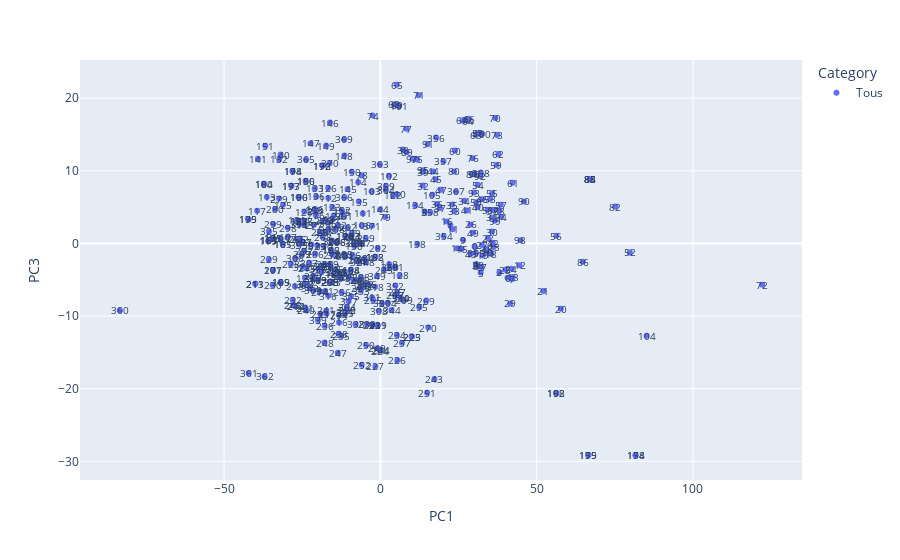

The notebook cell this image was saved under:
### Code cell
plot_pca_score(score,labels=labels,x=0,y=2)

### Figure 1 — Plotly figure (JSON) as saved in the notebook; plotly's stock layout.template omitted (floating-point values rounded to 4 significant figures; data arrays with more than 128 entries replaced by an {"elided": "..."} marker saying what was removed)
{"data": [{"hovertemplate": "Category=Tous<br>PC1=%{x}<br>PC3=%{y}<extra></extra>", "legendgroup": "Tous", "marker": {"color": "#636efa", "symbol": "circle"}, "mode": "markers", "name": "Tous", "orientation": "v", "showlegend": true, "type": "scatter", "x": {"elided": "372 float values"}, "xaxis": "x", "y": {"elided": "372 float values"}, "yaxis": "y"}], "layout": {"annotations": [{"font": {"size": 10}, "showarrow": false, "text": "0", "x": 30.15, "y": -0.4052}, {"font": {"size": 10}, "showarrow": false, "text": "1", "x": 22.43, "y": 2.456}, {"font": {"size": 10}, "showarrow": false, "text": "2", "x": 38.09, "y": -3.993}, {"font": {"size": 10}, "showarrow": false, "text": "3", "x": 30.72, "y": -3.057}, {"font": {"size": 10}, "showarrow": false, "text": "4", "x": 30.57, "y": -2.871}, {"font": {"size": 10}, "showarrow": false, "text": "5", "x": 32.09, "y": -4.002}, {"font": {"size": 10}, "showarrow": false, "text": "6", "x": 40.68, "y": -4.707}, {"font": {"size": 10}, "showarrow": false, "text": "7", "x": 42.22, "y": -4.896}, {"font": {"size": 10}, "showarrow": false, "text": "8", "x": 14.17, "y": 4.392}, {"font": {"size": 10}, "showarrow": false, "text": "9", "x": 26.47, "y": 0.4668}, {"font": {"size": 10}, "showarrow": false, "text": "10", "x": 34.0, "y": -1.173}, {"font": {"size": 10}, "showarrow": false, "text": "11", "x": 23.12, "y": 1.971}, {"font": {"size": 10}, "showarrow": false, "text": "12", "x": 44.52, "y": -3.004}, {"font": {"size": 10}, "showarrow": false, "text": "13", "x": 42.36, "y": -4.626}, {"font": {"size": 10}, "showarrow": false, "text": "14", "x": 24.55, "y": -0.6569}, {"font": {"size": 10}, "showarrow": false, "text": "15", "x": 26.05, "y": -0.7733}, {"font": {"size": 10}, "showarrow": false, "text": "16", "x": 21.2, "y": 3.037}, {"font": {"size": 10}, "showarrow": false, "text": "17", "x": 32.33, "y": -3.25}, {"font": {"size": 10}, "showarrow": false, "text": "18", "x": 35.48, "y": -1.435}, {"font": {"size": 10}, "showarrow": false, "text": "19", "x": 32.77, "y": -1.651}, {"font": {"size": 10}, "showarrow": false, "text": "20", "x": 57.74, "y": -8.994}, {"font": {"size": 10}, "showarrow": false, "text": "21", "x": 52.15, "y": -6.546}, {"font": {"size": 10}, "showarrow": false, "text": "22", "x": 34.41, "y": 0.7304}, {"font": {"size": 10}, "showarrow": false, "text": "23", "x": 36.27, "y": -0.4777}, {"font": {"size": 10}, "showarrow": false, "text": "24", "x": 41.95, "y": -3.486}, {"font": {"size": 10}, "showarrow": false, "text": "25", "x": 40.01, "y": -3.609}, {"font": {"size": 10}, "showarrow": false, "text": "26", "x": 28.85, "y": 2.62}, {"font": {"size": 10}, "showarrow": false, "text": "27", "x": 32.5, "y": -0.201}, {"font": {"size": 10}, "showarrow": false, "text": "28", "x": 31.24, "y": -3.018}, {"font": {"size": 10}, "showarrow": false, "text": "29", "x": 41.56, "y": -8.262}, {"font": {"size": 10}, "showarrow": false, "text": "30", "x": 35.73, "y": 1.64}, {"font": {"size": 10}, "showarrow": false, "text": "31", "x": 35.74, "y": 3.589}, {"font": {"size": 10}, "showarrow": false, "text": "32", "x": 13.55, "y": 7.976}, {"font": {"size": 10}, "showarrow": false, "text": "33", "x": 23.67, "y": 4.451}, {"font": {"size": 10}, "showarrow": false, "text": "34", "x": 26.88, "y": 5.867}, {"font": {"size": 10}, "showarrow": false, "text": "35", "x": 23.01, "y": 5.355}, {"font": {"size": 10}, "showarrow": false, "text": "36", "x": 18.17, "y": 5.427}, {"font": {"size": 10}, "showarrow": false, "text": "37", "x": 19.06, "y": 4.868}, {"font": {"size": 10}, "showarrow": false, "text": "38", "x": 7.236, "y": 12.93}, {"font": {"size": 10}, "showarrow": false, "text": "39", "x": 13.64, "y": 9.849}, {"font": {"size": 10}, "showarrow": false, "text": "40", "x": 31.14, "y": 5.028}, {"font": {"size": 10}, "showarrow": false, "text": "41", "x": 27.65, "y": 4.55}, {"font": {"size": 10}, "showarrow": false, "text": "42", "x": 35.96, "y": 0.08322}, {"font": {"size": 10}, "showarrow": false, "text": "43", "x": 28.85, "y": -1.427}, {"font": {"size": 10}, "showarrow": false, "text": "44", "x": 16.89, "y": 9.91}, {"font": {"size": 10}, "showarrow": false, "text": "45", "x": 17.72, "y": 8.832}, {"font": {"size": 10}, "showarrow": false, "text": "46", "x": 32.56, "y": 6.091}, {"font": {"size": 10}, "showarrow": false, "text": "47", "x": 19.43, "y": 7.385}, {"font": {"size": 10}, "showarrow": false, "text": "48", "x": 33.96, "y": -0.7526}, {"font": {"size": 10}, "showarrow": false, "text": "49", "x": 29.64, "y": 1.464}, {"font": {"size": 10}, "showarrow": false, "text": "50", "x": 30.69, "y": 5.673}, {"font": {"size": 10}, "showarrow": false, "text": "51", "x": 34.28, "y": 4.632}, {"font": {"size": 10}, "showarrow": false, "text": "52", "x": 79.78, "y": -1.243}, {"font": {"size": 10}, "showarrow": false, "text": "53", "x": 35.11, "y": 6.126}, {"font": {"size": 10}, "showarrow": false, "text": "54", "x": 31.11, "y": 8.081}, {"font": {"size": 10}, "showarrow": false, "text": "55", "x": 35.77, "y": 6.909}, {"font": {"size": 10}, "showarrow": false, "text": "56", "x": 56.32, "y": 1.073}, {"font": {"size": 10}, "showarrow": false, "text": "57", "x": 38.51, "y": 5.316}, {"font": {"size": 10}, "showarrow": false, "text": "58", "x": 31.38, "y": 15.23}, {"font": {"size": 10}, "showarrow": false, "text": "59", "x": 37.15, "y": 10.82}, {"font": {"size": 10}, "showarrow": false, "text": "60", "x": 23.86, "y": 12.78}, {"font": {"size": 10}, "showarrow": false, "text": "61", "x": 42.27, "y": 8.371}, {"font": {"size": 10}, "showarrow": false, "text": "62", "x": 37.75, "y": 12.33}, {"font": {"size": 10}, "showarrow": false, "text": "63", "x": 30.64, "y": 14.96}, {"font": {"size": 10}, "showarrow": false, "text": "64", "x": 27.91, "y": 16.93}, {"font": {"size": 10}, "showarrow": false, "text": "65", "x": 5.241, "y": 21.85}, {"font": {"size": 10}, "showarrow": false, "text": "66", "x": 28.23, "y": 17.16}, {"font": {"size": 10}, "showarrow": false, "text": "67", "x": 26.21, "y": 16.94}, {"font": {"size": 10}, "showarrow": false, "text": "68", "x": 4.473, "y": 19.16}, {"font": {"size": 10}, "showarrow": false, "text": "69", "x": 5.207, "y": 19.09}, {"font": {"size": 10}, "showarrow": false, "text": "70", "x": 36.8, "y": 17.29}, {"font": {"size": 10}, "showarrow": false, "text": "71", "x": 12.27, "y": 20.4}, {"font": {"size": 10}, "showarrow": false, "text": "72", "x": 122.1, "y": -5.694}, {"font": {"size": 10}, "showarrow": false, "text": "73", "x": 37.33, "y": 14.94}, {"font": {"size": 10}, "showarrow": false, "text": "74", "x": -2.507, "y": 17.6}, {"font": {"size": 10}, "showarrow": false, "text": "75", "x": 11.79, "y": 11.57}, {"font": {"size": 10}, "showarrow": false, "text": "76", "x": 29.5, "y": 11.75}, {"font": {"size": 10}, "showarrow": false, "text": "77", "x": 8.342, "y": 15.79}, {"font": {"size": 10}, "showarrow": false, "text": "78", "x": -5.94, "y": 9.368}, {"font": {"size": 10}, "showarrow": false, "text": "79", "x": 1.56, "y": 3.635}, {"font": {"size": 10}, "showarrow": false, "text": "80", "x": 23.59, "y": 9.916}, {"font": {"size": 10}, "showarrow": false, "text": "81", "x": 29.32, "y": 9.524}, {"font": {"size": 10}, "showarrow": false, "text": "82", "x": 75.18, "y": 5.076}, {"font": {"size": 10}, "showarrow": false, "text": "83", "x": 66.99, "y": 8.85}, {"font": {"size": 10}, "showarrow": false, "text": "84", "x": 66.99, "y": 8.85}, {"font": {"size": 10}, "showarrow": false, "text": "85", "x": 66.99, "y": 8.85}, {"font": {"size": 10}, "showarrow": false, "text": "86", "x": 64.79, "y": -2.512}, {"font": {"size": 10}, "showarrow": false, "text": "87", "x": 36.05, "y": 4.617}, {"font": {"size": 10}, "showarrow": false, "text": "88", "x": 38.05, "y": 4.5}, {"font": {"size": 10}, "showarrow": false, "text": "89", "x": 8.406, "y": 12.57}, {"font": {"size": 10}, "showarrow": false, "text": "90", "x": 45.94, "y": 5.78}, {"font": {"size": 10}, "showarrow": false, "text": "91", "x": 15.1, "y": 13.64}, {"font": {"size": 10}, "showarrow": false, "text": "92", "x": 32.01, "y": 9.294}, {"font": {"size": 10}, "showarrow": false, "text": "93", "x": 29.97, "y": 7.015}, {"font": {"size": 10}, "showarrow": false, "text": "94", "x": 38.61, "y": 3.668}, {"font": {"size": 10}, "showarrow": false, "text": "95", "x": 13.68, "y": 10.07}, {"font": {"size": 10}, "showarrow": false, "text": "96", "x": 29.9, "y": 9.629}, {"font": {"size": 10}, "showarrow": false, "text": "97", "x": 10.27, "y": 11.66}, {"font": {"size": 10}, "showarrow": false, "text": "98", "x": 44.83, "y": 0.4502}, {"font": {"size": 10}, "showarrow": false, "text": "99", "x": 36.63, "y": 3.125}, {"font": {"size": 10}, "showarrow": false, "text": "100", "x": 32.55, "y": 15.12}, {"font": {"size": 10}, "showarrow": false, "text": "101", "x": 5.947, "y": 18.91}, {"font": {"size": 10}, "showarrow": false, "text": "102", "x": 2.764, "y": 9.328}, {"font": {"size": 10}, "showarrow": false, "text": "103", "x": -2.789, "y": 7.165}, {"font": {"size": 10}, "showarrow": false, "text": "104", "x": 85.17, "y": -12.69}, {"font": {"size": 10}, "showarrow": false, "text": "105", "x": 16.65, "y": 6.704}, {"font": {"size": 10}, "showarrow": false, "text": "106", "x": -5.935, "y": 2.476}, {"font": {"size": 10}, "showarrow": false, "text": "107", "x": -29.54, "y": 0.947}, {"font": {"size": 10}, "showarrow": false, "text": "108", "x": -14.21, "y": 1.994}, {"font": {"size": 10}, "showarrow": false, "text": "109", "x": -31.92, "y": 0.6361}, {"font": {"size": 10}, "showarrow": false, "text": "110", "x": 5.257, "y": 6.787}, {"font": {"size": 10}, "showarrow": false, "text": "111", "x": -5.608, "y": 4.136}, {"font": {"size": 10}, "showarrow": false, "text": "112", "x": -16.64, "y": 6.268}, {"font": {"size": 10}, "showarrow": false, "text": "113", "x": -36.31, "y": 6.41}, {"font": {"size": 10}, "showarrow": false, "text": "114", "x": -7.073, "y": 8.439}, {"font": {"size": 10}, "showarrow": false, "text": "115", "x": -12.11, "y": 4.292}, {"font": {"size": 10}, "showarrow": false, "text": "116", "x": -20.89, "y": 4.736}, {"font": {"size": 10}, "showarrow": false, "text": "117", "x": -39.4, "y": 4.519}, {"font": {"size": 10}, "showarrow": false, "text": "118", "x": 2.868, "y": -2.853}, {"font": {"size": 10}, "showarrow": false, "text": "119", "x": -35.9, "y": 0.2934}, {"font": {"size": 10}, "showarrow": false, "text": "120", "x": -8.374, "y": 0.1958}, {"font": {"size": 10}, "showarrow": false, "text": "121", "x": -15.69, "y": 0.3775}, {"font": {"size": 10}, "showarrow": false, "text": "122", "x": 4.106, "y": 6.615}, {"font": {"size": 10}, "showarrow": false, "text": "123", "x": -15.37, "y": 5.008}, {"font": {"size": 10}, "showarrow": false, "text": "124", "x": -14.89, "y": 3.84}, {"font": {"size": 10}, "showarrow": false, "text": "125", "x": -31.14, "y": 5.327}, {"font": {"size": 10}, "showarrow": false, "text": "126", "x": -16.69, "y": 7.645}, {"font": {"size": 10}, "showarrow": false, "text": "127", "x": -24.31, "y": 4.384}, {"font": {"size": 10}, "showarrow": false, "text": "128", "x": 6.171, "y": -4.395}, {"font": {"size": 10}, "showarrow": false, "text": "129", "x": -24.15, "y": -4.726}, {"font": {"size": 10}, "showarrow": false, "text": "130", "x": -8.292, "y": -0.3432}, {"font": {"size": 10}, "showarrow": false, "text": "131", "x": -26.82, "y": 3.173}, {"font": {"size": 10}, "showarrow": false, "text": "132", "x": -32.36, "y": 11.56}, {"font": {"size": 10}, "showarrow": false, "text": "133", "x": -20.98, "y": 7.576}, {"font": {"size": 10}, "showarrow": false, "text": "134", "x": 11.16, "y": 5.267}, {"font": {"size": 10}, "showarrow": false, "text": "135", "x": -6.896, "y": 5.766}, {"font": {"size": 10}, "showarrow": false, "text": "136", "x": -20.54, "y": 6.474}, {"font": {"size": 10}, "showarrow": false, "text": "137", "x": -15.31, "y": 3.337}, {"font": {"size": 10}, "showarrow": false, "text": "138", "x": 11.8, "y": -0.07752}, {"font": {"size": 10}, "showarrow": false, "text": "139", "x": -9.14, "y": 1.434}, {"font": {"size": 10}, "showarrow": false, "text": "140", "x": -31.91, "y": 12.24}, {"font": {"size": 10}, "showarrow": false, "text": "141", "x": -39.17, "y": 11.67}, {"font": {"size": 10}, "showarrow": false, "text": "142", "x": -13.6, "y": 2.54}, {"font": {"size": 10}, "showarrow": false, "text": "143", "x": -24.23, "y": 2.557}, {"font": {"size": 10}, "showarrow": false, "text": "144", "x": -0.06197, "y": 4.683}, {"font": {"size": 10}, "showarrow": false, "text": "145", "x": -10.47, "y": 7.507}, {"font": {"size": 10}, "showarrow": false, "text": "146", "x": -16.12, "y": 16.64}, {"font": {"size": 10}, "showarrow": false, "text": "147", "x": -22.34, "y": 13.78}, {"font": {"size": 10}, "showarrow": false, "text": "148", "x": -11.51, "y": 12.1}, {"font": {"size": 10}, "showarrow": false, "text": "149", "x": -17.37, "y": 13.48}, {"font": {"size": 10}, "showarrow": false, "text": "150", "x": -9.155, "y": 9.872}, {"font": {"size": 10}, "showarrow": false, "text": "151", "x": -36.78, "y": 13.45}, {"font": {"size": 10}, "showarrow": false, "text": "152", "x": -12.3, "y": 4.564}, {"font": {"size": 10}, "showarrow": false, "text": "153", "x": -21.11, "y": 4.563}, {"font": {"size": 10}, "showarrow": false, "text": "154", "x": 81.63, "y": -29.16}, {"font": {"size": 10}, "showarrow": false, "text": "155", "x": 66.5, "y": -29.13}, {"font": {"size": 10}, "showarrow": false, "text": "156", "x": -23.86, "y": 8.613}, {"font": {"size": 10}, "showarrow": false, "text": "157", "x": -26.13, "y": 3.109}, {"font": {"size": 10}, "showarrow": false, "text": "158", "x": -1.596, "y": -1.834}, {"font": {"size": 10}, "showarrow": false, "text": "159", "x": -14.84, "y": -4.159}, {"font": {"size": 10}, "showarrow": false, "text": "160", "x": -37.23, "y": 8.229}, {"font": {"size": 10}, "showarrow": false, "text": "161", "x": -31.21, "y": -0.04717}, {"font": {"size": 10}, "showarrow": false, "text": "162", "x": -15.69, "y": -0.8928}, {"font": {"size": 10}, "showarrow": false, "text": "163", "x": -35.56, "y": 0.5254}, {"font": {"size": 10}, "showarrow": false, "text": "164", "x": -9.454, "y": -3.604}, {"font": {"size": 10}, "showarrow": false, "text": "165", "x": -31.9, "y": -5.352}, {"font": {"size": 10}, "showarrow": false, "text": "166", "x": -26.13, "y": 6.381}, {"font": {"size": 10}, "showarrow": false, "text": "167", "x": -24.9, "y": 0.2322}, {"font": {"size": 10}, "showarrow": false, "text": "168", "x": 56.32, "y": -20.6}, {"font": {"size": 10}, "showarrow": false, "text": "169", "x": -19.87, "y": -5.065}, {"font": {"size": 10}, "showarrow": false, "text": "170", "x": -11.17, "y": 0.9785}, {"font": {"size": 10}, "showarrow": false, "text": "171", "x": -34.49, "y": 0.7056}, {"font": {"size": 10}, "showarrow": false, "text": "172", "x": -18.53, "y": 10.72}, {"font": {"size": 10}, "showarrow": false, "text": "173", "x": -28.44, "y": 7.937}, {"font": {"size": 10}, "showarrow": false, "text": "174", "x": -28.08, "y": 9.926}, {"font": {"size": 10}, "showarrow": false, "text": "175", "x": -42.21, "y": 3.302}, {"font": {"size": 10}, "showarrow": false, "text": "176", "x": -7.57, "y": -2.311}, {"font": {"size": 10}, "showarrow": false, "text": "177", "x": -34.35, "y": -3.654}, {"font": {"size": 10}, "showarrow": false, "text": "178", "x": 81.63, "y": -29.16}, {"font": {"size": 10}, "showarrow": false, "text": "179", "x": 66.5, "y": -29.13}, {"font": {"size": 10}, "showarrow": false, "text": "180", "x": -23.86, "y": 8.613}, {"font": {"size": 10}, "showarrow": false, "text": "181", "x": -26.13, "y": 3.109}, {"font": {"size": 10}, "showarrow": false, "text": "182", "x": -1.596, "y": -1.834}, {"font": {"size": 10}, "showarrow": false, "text": "183", "x": -14.84, "y": -4.159}, {"font": {"size": 10}, "showarrow": false, "text": "184", "x": -37.23, "y": 8.229}, {"font": {"size": 10}, "showarrow": false, "text": "185", "x": -31.21, "y": -0.04717}, {"font": {"size": 10}, "showarrow": false, "text": "186", "x": -15.69, "y": -0.8928}, {"font": {"size": 10}, "showarrow": false, "text": "187", "x": -35.56, "y": 0.5254}, {"font": {"size": 10}, "showarrow": false, "text": "188", "x": -9.454, "y": -3.604}, {"font": {"size": 10}, "showarrow": false, "text": "189", "x": -31.9, "y": -5.352}, {"font": {"size": 10}, "showarrow": false, "text": "190", "x": -26.13, "y": 6.381}, {"font": {"size": 10}, "showarrow": false, "text": "191", "x": -24.9, "y": 0.2322}, {"font": {"size": 10}, "showarrow": false, "text": "192", "x": 56.32, "y": -20.6}, {"font": {"size": 10}, "showarrow": false, "text": "193", "x": -19.87, "y": -5.065}, {"font": {"size": 10}, "showarrow": false, "text": "194", "x": -11.17, "y": 0.9785}, {"font": {"size": 10}, "showarrow": false, "text": "195", "x": -34.49, "y": 0.7056}, {"font": {"size": 10}, "showarrow": false, "text": "196", "x": -18.53, "y": 10.72}, {"font": {"size": 10}, "showarrow": false, "text": "197", "x": -28.44, "y": 7.937}, {"font": {"size": 10}, "showarrow": false, "text": "198", "x": -28.08, "y": 9.926}, {"font": {"size": 10}, "showarrow": false, "text": "199", "x": -42.21, "y": 3.302}, {"font": {"size": 10}, "showarrow": false, "text": "200", "x": -7.57, "y": -2.311}, {"font": {"size": 10}, "showarrow": false, "text": "201", "x": -34.35, "y": -3.654}, {"font": {"size": 10}, "showarrow": false, "text": "202", "x": -5.386, "y": -5.856}, {"font": {"size": 10}, "showarrow": false, "text": "203", "x": -16.0, "y": -5.25}, {"font": {"size": 10}, "showarrow": false, "text": "204", "x": -10.69, "y": -8.741}, {"font": {"size": 10}, "showarrow": false, "text": "205", "x": -11.29, "y": -9.634}, {"font": {"size": 10}, "showarrow": false, "text": "206", "x": -13.97, "y": 0.1607}, {"font": {"size": 10}, "showarrow": false, "text": "207", "x": 4.724, "y": -7.051}, {"font": {"size": 10}, "showarrow": false, "text": "208", "x": -13.97, "y": 0.1607}, {"font": {"size": 10}, "showarrow": false, "text": "209", "x": 7.447, "y": -7.841}, {"font": {"size": 10}, "showarrow": false, "text": "210", "x": -21.46, "y": -4.434}, {"font": {"size": 10}, "showarrow": false, "text": "211", "x": -40.0, "y": -5.563}, {"font": {"size": 10}, "showarrow": false, "text": "212", "x": -27.06, "y": -8.656}, {"font": {"size": 10}, "showarrow": false, "text": "213", "x": -40.0, "y": -5.563}, {"font": {"size": 10}, "showarrow": false, "text": "214", "x": -27.06, "y": -8.656}, {"font": {"size": 10}, "showarrow": false, "text": "215", "x": -23.59, "y": -3.414}, {"font": {"size": 10}, "showarrow": false, "text": "216", "x": -13.21, "y": -10.87}, {"font": {"size": 10}, "showarrow": false, "text": "217", "x": -17.21, "y": -9.688}, {"font": {"size": 10}, "showarrow": false, "text": "218", "x": -27.33, "y": -5.889}, {"font": {"size": 10}, "showarrow": false, "text": "219", "x": -0.8497, "y": -11.28}, {"font": {"size": 10}, "showarrow": false, "text": "220", "x": -10.79, "y": -9.206}, {"font": {"size": 10}, "showarrow": false, "text": "221", "x": -0.8497, "y": -11.28}, {"font": {"size": 10}, "showarrow": false, "text": "222", "x": -10.79, "y": -9.206}, {"font": {"size": 10}, "showarrow": false, "text": "223", "x": 10.04, "y": -12.81}, {"font": {"size": 10}, "showarrow": false, "text": "224", "x": -0.1678, "y": -14.77}, {"font": {"size": 10}, "showarrow": false, "text": "225", "x": 10.04, "y": -12.81}, {"font": {"size": 10}, "showarrow": false, "text": "226", "x": 5.437, "y": -16.08}, {"font": {"size": 10}, "showarrow": false, "text": "227", "x": -1.582, "y": -16.92}, {"font": {"size": 10}, "showarrow": false, "text": "228", "x": -28.66, "y": -2.814}, {"font": {"size": 10}, "showarrow": false, "text": "229", "x": -35.69, "y": -2.204}, {"font": {"size": 10}, "showarrow": false, "text": "230", "x": -34.44, "y": -5.73}, {"font": {"size": 10}, "showarrow": false, "text": "231", "x": -23.99, "y": -8.822}, {"font": {"size": 10}, "showarrow": false, "text": "232", "x": -28.0, "y": -7.779}, {"font": {"size": 10}, "showarrow": false, "text": "233", "x": -19.15, "y": -9.758}, {"font": {"size": 10}, "showarrow": false, "text": "234", "x": 5.276, "y": -12.59}, {"font": {"size": 10}, "showarrow": false, "text": "235", "x": -12.52, "y": -12.7}, {"font": {"size": 10}, "showarrow": false, "text": "236", "x": -17.83, "y": -11.34}, {"font": {"size": 10}, "showarrow": false, "text": "237", "x": 6.908, "y": -13.65}, {"font": {"size": 10}, "showarrow": false, "text": "238", "x": -13.31, "y": -12.44}, {"font": {"size": 10}, "showarrow": false, "text": "239", "x": -4.246, "y": -11.12}, {"font": {"size": 10}, "showarrow": false, "text": "240", "x": -23.67, "y": -9.181}, {"font": {"size": 10}, "showarrow": false, "text": "241", "x": -17.27, "y": -9.216}, {"font": {"size": 10}, "showarrow": false, "text": "242", "x": -27.82, "y": -8.516}, {"font": {"size": 10}, "showarrow": false, "text": "243", "x": 17.3, "y": -18.65}, {"font": {"size": 10}, "showarrow": false, "text": "244", "x": 0.1386, "y": -14.61}, {"font": {"size": 10}, "showarrow": false, "text": "245", "x": 1.121, "y": -3.593}, {"font": {"size": 10}, "showarrow": false, "text": "246", "x": -6.868, "y": -5.008}, {"font": {"size": 10}, "showarrow": false, "text": "247", "x": -13.59, "y": -15.06}, {"font": {"size": 10}, "showarrow": false, "text": "248", "x": -17.86, "y": -13.64}, {"font": {"size": 10}, "showarrow": false, "text": "249", "x": -1.018, "y": -14.44}, {"font": {"size": 10}, "showarrow": false, "text": "250", "x": -4.574, "y": -14.0}, {"font": {"size": 10}, "showarrow": false, "text": "251", "x": 14.97, "y": -20.54}, {"font": {"size": 10}, "showarrow": false, "text": "252", "x": -5.971, "y": -16.7}, {"font": {"size": 10}, "showarrow": false, "text": "253", "x": -18.44, "y": -3.078}, {"font": {"size": 10}, "showarrow": false, "text": "254", "x": -11.31, "y": -3.918}, {"font": {"size": 10}, "showarrow": false, "text": "255", "x": -2.324, "y": -7.802}, {"font": {"size": 10}, "showarrow": false, "text": "256", "x": -12.41, "y": -6.726}, {"font": {"size": 10}, "showarrow": false, "text": "257", "x": -17.84, "y": 1.582}, {"font": {"size": 10}, "showarrow": false, "text": "258", "x": -16.0, "y": -5.25}, {"font": {"size": 10}, "showarrow": false, "text": "259", "x": -4.7, "y": 0.7498}, {"font": {"size": 10}, "showarrow": false, "text": "260", "x": -19.35, "y": 1.609}, {"font": {"size": 10}, "showarrow": false, "text": "261", "x": -11.6, "y": 3.723}, {"font": {"size": 10}, "showarrow": false, "text": "262", "x": -10.4, "y": 2.21}, {"font": {"size": 10}, "showarrow": false, "text": "263", "x": -17.77, "y": 3.232}, {"font": {"size": 10}, "showarrow": false, "text": "264", "x": -9.218, "y": 1.062}, {"font": {"size": 10}, "showarrow": false, "text": "265", "x": -17.74, "y": -2.892}, {"font": {"size": 10}, "showarrow": false, "text": "266", "x": -26.53, "y": 0.6174}, {"font": {"size": 10}, "showarrow": false, "text": "267", "x": -5.986, "y": 0.03649}, {"font": {"size": 10}, "showarrow": false, "text": "268", "x": -18.45, "y": 0.9087}, {"font": {"size": 10}, "showarrow": false, "text": "269", "x": 14.7, "y": -7.862}, {"font": {"size": 10}, "showarrow": false, "text": "270", "x": 15.35, "y": -11.57}, {"font": {"size": 10}, "showarrow": false, "text": "271", "x": -20.57, "y": 4.502}, {"font": {"size": 10}, "showarrow": false, "text": "272", "x": -25.74, "y": 0.6694}, {"font": {"size": 10}, "showarrow": false, "text": "273", "x": -18.78, "y": -3.975}, {"font": {"size": 10}, "showarrow": false, "text": "274", "x": -19.29, "y": -6.629}, {"font": {"size": 10}, "showarrow": false, "text": "275", "x": -18.39, "y": 3.033}, {"font": {"size": 10}, "showarrow": false, "text": "276", "x": -20.63, "y": 3.887}, {"font": {"size": 10}, "showarrow": false, "text": "277", "x": -21.21, "y": 2.567}, {"font": {"size": 10}, "showarrow": false, "text": "278", "x": -15.36, "y": -1.525}, {"font": {"size": 10}, "showarrow": false, "text": "279", "x": -32.39, "y": 6.186}, {"font": {"size": 10}, "showarrow": false, "text": "280", "x": -33.66, "y": 4.758}, {"font": {"size": 10}, "showarrow": false, "text": "281", "x": 4.75, "y": -3.244}, {"font": {"size": 10}, "showarrow": false, "text": "282", "x": -0.8418, "y": -0.6252}, {"font": {"size": 10}, "showarrow": false, "text": "283", "x": -9.407, "y": 1.015}, {"font": {"size": 10}, "showarrow": false, "text": "284", "x": -5.013, "y": -2.036}, {"font": {"size": 10}, "showarrow": false, "text": "285", "x": -11.59, "y": -1.474}, {"font": {"size": 10}, "showarrow": false, "text": "286", "x": -20.87, "y": -1.401}, {"font": {"size": 10}, "showarrow": false, "text": "287", "x": 5.399, "y": -6.709}, {"font": {"size": 10}, "showarrow": false, "text": "288", "x": -6.222, "y": -4.625}, {"font": {"size": 10}, "showarrow": false, "text": "289", "x": -25.1, "y": -1.502}, {"font": {"size": 10}, "showarrow": false, "text": "290", "x": -13.85, "y": -3.889}, {"font": {"size": 10}, "showarrow": false, "text": "291", "x": -6.552, "y": -6.136}, {"font": {"size": 10}, "showarrow": false, "text": "292", "x": -24.42, "y": -0.9978}, {"font": {"size": 10}, "showarrow": false, "text": "293", "x": -2.615, "y": -11.26}, {"font": {"size": 10}, "showarrow": false, "text": "294", "x": -13.14, "y": -9.9}, {"font": {"size": 10}, "showarrow": false, "text": "295", "x": 12.48, "y": -8.791}, {"font": {"size": 10}, "showarrow": false, "text": "296", "x": -10.06, "y": -4.658}, {"font": {"size": 10}, "showarrow": false, "text": "297", "x": -12.51, "y": -4.752}, {"font": {"size": 10}, "showarrow": false, "text": "298", "x": -29.62, "y": 2.164}, {"font": {"size": 10}, "showarrow": false, "text": "299", "x": -34.29, "y": 2.665}, {"font": {"size": 10}, "showarrow": false, "text": "300", "x": -15.49, "y": 0.3996}, {"font": {"size": 10}, "showarrow": false, "text": "301", "x": -22.08, "y": -0.1482}, {"font": {"size": 10}, "showarrow": false, "text": "302", "x": -16.61, "y": 1.908}, {"font": {"size": 10}, "showarrow": false, "text": "303", "x": -8.436, "y": 0.0315}, {"font": {"size": 10}, "showarrow": false, "text": "304", "x": -7.46, "y": 0.06709}, {"font": {"size": 10}, "showarrow": false, "text": "305", "x": -16.71, "y": 2.884}, {"font": {"size": 10}, "showarrow": false, "text": "306", "x": -27.17, "y": -2.048}, {"font": {"size": 10}, "showarrow": false, "text": "307", "x": -22.72, "y": -2.669}, {"font": {"size": 10}, "showarrow": false, "text": "308", "x": -0.4901, "y": -9.265}, {"font": {"size": 10}, "showarrow": false, "text": "309", "x": -21.41, "y": -6.431}, {"font": {"size": 10}, "showarrow": false, "text": "310", "x": 6.619, "y": -7.551}, {"font": {"size": 10}, "showarrow": false, "text": "311", "x": -2.601, "y": -7.424}, {"font": {"size": 10}, "showarrow": false, "text": "312", "x": -4.932, "y": -5.639}, {"font": {"size": 10}, "showarrow": false, "text": "313", "x": -24.22, "y": -5.649}, {"font": {"size": 10}, "showarrow": false, "text": "314", "x": 2.415, "y": -8.177}, {"font": {"size": 10}, "showarrow": false, "text": "315", "x": -9.39, "y": -7.253}, {"font": {"size": 10}, "showarrow": false, "text": "316", "x": -16.65, "y": -7.184}, {"font": {"size": 10}, "showarrow": false, "text": "317", "x": -10.15, "y": -7.958}, {"font": {"size": 10}, "showarrow": false, "text": "318", "x": -1.678, "y": -5.957}, {"font": {"size": 10}, "showarrow": false, "text": "319", "x": -16.09, "y": -2.787}, {"font": {"size": 10}, "showarrow": false, "text": "320", "x": 0.5302, "y": -8.242}, {"font": {"size": 10}, "showarrow": false, "text": "321", "x": -11.21, "y": -9.372}, {"font": {"size": 10}, "showarrow": false, "text": "322", "x": -24.93, "y": -3.192}, {"font": {"size": 10}, "showarrow": false, "text": "323", "x": -13.25, "y": -4.545}, {"font": {"size": 10}, "showarrow": false, "text": "324", "x": -14.28, "y": -1.615}, {"font": {"size": 10}, "showarrow": false, "text": "325", "x": -35.61, "y": 1.654}, {"font": {"size": 10}, "showarrow": false, "text": "326", "x": -8.947, "y": -1.592}, {"font": {"size": 10}, "showarrow": false, "text": "327", "x": -6.753, "y": -2.527}, {"font": {"size": 10}, "showarrow": false, "text": "328", "x": -24.27, "y": 3.114}, {"font": {"size": 10}, "showarrow": false, "text": "329", "x": -20.16, "y": -0.2939}, {"font": {"size": 10}, "showarrow": false, "text": "330", "x": -18.13, "y": -0.3514}, {"font": {"size": 10}, "showarrow": false, "text": "331", "x": -11.18, "y": -1.771}, {"font": {"size": 10}, "showarrow": false, "text": "332", "x": -15.85, "y": -3.255}, {"font": {"size": 10}, "showarrow": false, "text": "333", "x": -18.85, "y": -3.169}, {"font": {"size": 10}, "showarrow": false, "text": "334", "x": 6.346, "y": -7.441}, {"font": {"size": 10}, "showarrow": false, "text": "335", "x": -26.0, "y": -0.1446}, {"font": {"size": 10}, "showarrow": false, "text": "336", "x": -19.83, "y": -3.538}, {"font": {"size": 10}, "showarrow": false, "text": "337", "x": -23.36, "y": -5.584}, {"font": {"size": 10}, "showarrow": false, "text": "338", "x": -7.945, "y": -11.13}, {"font": {"size": 10}, "showarrow": false, "text": "339", "x": -19.98, "y": -10.55}, {"font": {"size": 10}, "showarrow": false, "text": "340", "x": -8.575, "y": -5.186}, {"font": {"size": 10}, "showarrow": false, "text": "341", "x": -17.67, "y": -6.537}, {"font": {"size": 10}, "showarrow": false, "text": "342", "x": -22.64, "y": -6.148}, {"font": {"size": 10}, "showarrow": false, "text": "343", "x": -15.58, "y": -5.355}, {"font": {"size": 10}, "showarrow": false, "text": "344", "x": 3.577, "y": -9.158}, {"font": {"size": 10}, "showarrow": false, "text": "345", "x": -14.43, "y": -3.56}, {"font": {"size": 10}, "showarrow": false, "text": "346", "x": -3.974, "y": -5.616}, {"font": {"size": 10}, "showarrow": false, "text": "347", "x": -21.59, "y": -4.745}, {"font": {"size": 10}, "showarrow": false, "text": "348", "x": -4.591, "y": -2.585}, {"font": {"size": 10}, "showarrow": false, "text": "349", "x": -1.031, "y": -4.468}, {"font": {"size": 10}, "showarrow": false, "text": "350", "x": 2.982, "y": -3.289}, {"font": {"size": 10}, "showarrow": false, "text": "351", "x": -25.87, "y": 2.657}, {"font": {"size": 10}, "showarrow": false, "text": "352", "x": 4.811, "y": -5.799}, {"font": {"size": 10}, "showarrow": false, "text": "353", "x": -6.245, "y": -6.493}, {"font": {"size": 10}, "showarrow": false, "text": "354", "x": 20.24, "y": 1.034}, {"font": {"size": 10}, "showarrow": false, "text": "355", "x": 30.57, "y": -1.299}, {"font": {"size": 10}, "showarrow": false, "text": "356", "x": 17.83, "y": 14.58}, {"font": {"size": 10}, "showarrow": false, "text": "357", "x": 20.19, "y": 11.31}, {"font": {"size": 10}, "showarrow": false, "text": "358", "x": 15.98, "y": 4.291}, {"font": {"size": 10}, "showarrow": false, "text": "359", "x": 1.777, "y": 7.92}, {"font": {"size": 10}, "showarrow": false, "text": "360", "x": -83.33, "y": -9.202}, {"font": {"size": 10}, "showarrow": false, "text": "361", "x": -42.11, "y": -17.85}, {"font": {"size": 10}, "showarrow": false, "text": "362", "x": -37.03, "y": -18.31}, {"font": {"size": 10}, "showarrow": false, "text": "363", "x": -0.1515, "y": 10.92}, {"font": {"size": 10}, "showarrow": false, "text": "364", "x": 1.743, "y": 7.4}, {"font": {"size": 10}, "showarrow": false, "text": "365", "x": -23.73, "y": 11.56}, {"font": {"size": 10}, "showarrow": false, "text": "366", "x": -11.48, "y": 6.353}, {"font": {"size": 10}, "showarrow": false, "text": "367", "x": 24.25, "y": 7.167}, {"font": {"size": 10}, "showarrow": false, "text": "368", "x": 32.12, "y": 9.766}, {"font": {"size": 10}, "showarrow": false, "text": "369", "x": -11.52, "y": 14.36}, {"font": {"size": 10}, "showarrow": false, "text": "370", "x": -16.25, "y": 11.01}, {"font": {"size": 10}, "showarrow": false, "text": "371", "x": -2.667, "y": 2.443}], "legend": {"title": {"text": "Category"}, "tracegroupgap": 0}, "margin": {"t": 60}, "xaxis": {"anchor": "y", "domain": [0, 1], "title": {"text": "PC1"}}, "yaxis": {"anchor": "x", "domain": [0, 1], "title": {"text": "PC3"}}}}
